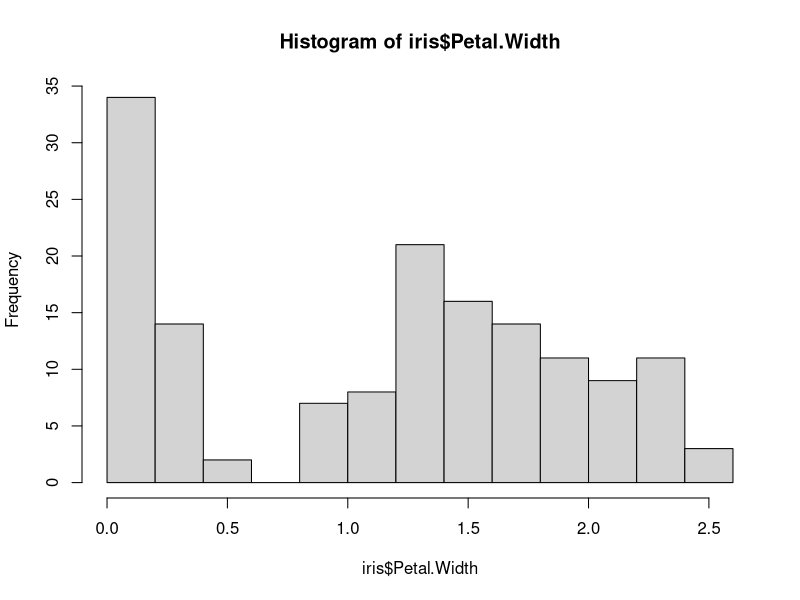
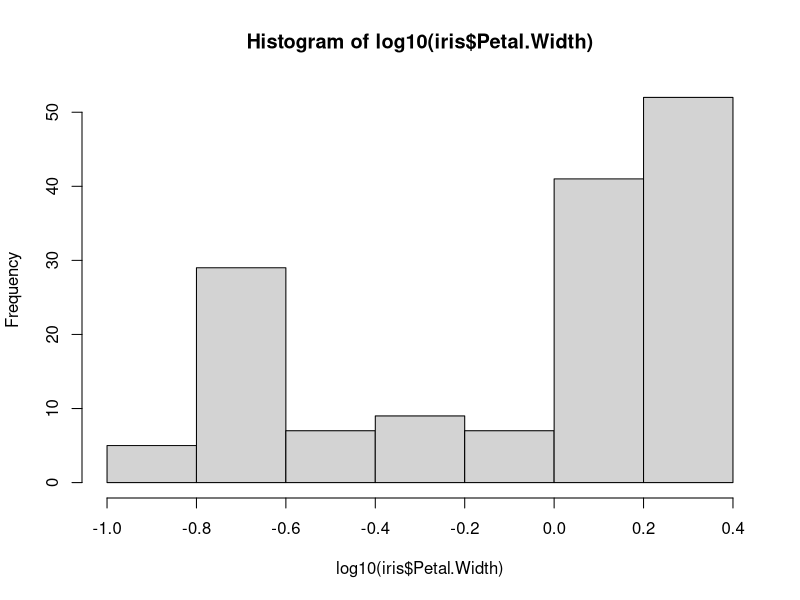
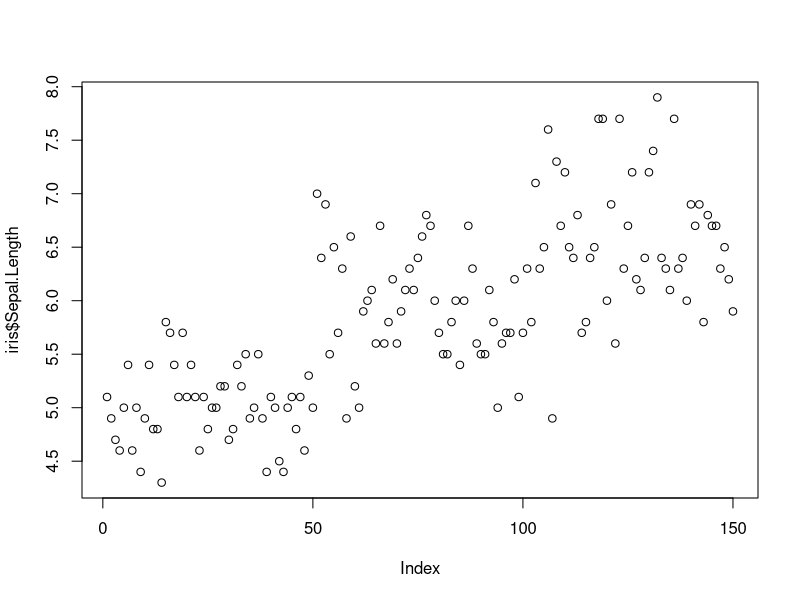
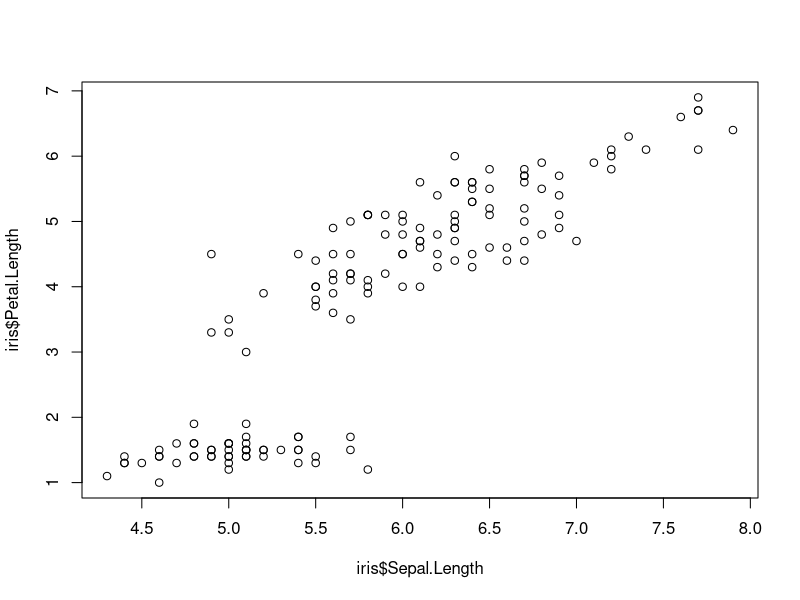

The R source for these figures, in order:
## ---- chunk 1
data("iris")

summary(iris)

head(iris)

summary(iris$Petal.Width)
hist(iris$Petal.Width)

## The variable Petal Width is transformed by log(10)

summary(log10(iris$Petal.Width))
hist(log10(iris$Petal.Width))

## A scatter plot of the sepal length vs petal length is provided. 

plot(iris$Sepal.Length)

plot(x= iris$Sepal.Length, y= iris$Petal.Length)



